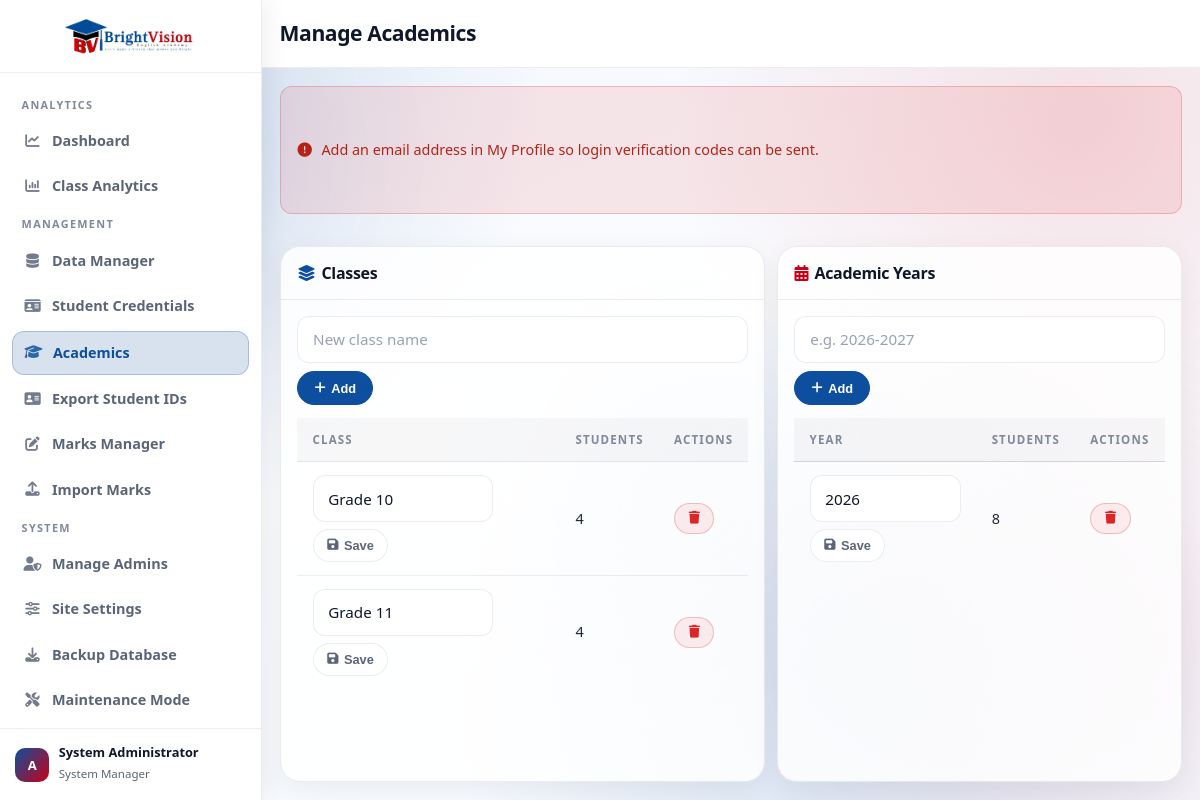
/admin/manage_academics.php (signed in), run on the app's committed database.
### tables this page shows
CREATE TABLE IF NOT EXISTS `classes` (
  `id` INT AUTO_INCREMENT PRIMARY KEY,
  `class_name` VARCHAR(50) NOT NULL UNIQUE
);

CREATE TABLE IF NOT EXISTS `academic_years` (
  `id` INT AUTO_INCREMENT PRIMARY KEY,
  `year_name` VARCHAR(20) NOT NULL UNIQUE
);

### admin/admin_auth.php (called while the page is built, shortened)
<?php
if (!function_exists('admin_permissions')) {
    function admin_permissions(): array
    {
        $permissions = $_SESSION['admin_permissions'] ?? [];
        return is_array($permissions) ? $permissions : [];
    }
}
if (!function_exists('admin_can')) {
    function admin_can(string $permission): bool
    {
        $permissions = admin_permissions();
        return !empty($permissions[$permission]);
    }
}
if (!function_exists('admin_display_name')) {
    function admin_display_name(): string
    {
        $name = trim((string) ($_SESSION['admin_name'] ?? ''));
        if ($name !== '') {
            return $name;
        }
        $username = trim((string) ($_SESSION['admin_username'] ?? ''));
        return $username !== '' ? $username : 'Administrator';
    }
}

### admin/manage_academics.php (the view, shortened to what this page needs)
<?php
require_once '../config.php';
require_once 'admin_auth.php';
$flash = $_SESSION['admin_flash'] ?? null;
$classes = $pdo->query("SELECT c.id, c.class_name, COUNT(s.id) AS students FROM classes c LEFT JOIN students s ON s.class_id=c.id GROUP BY c.id, c.class_name ORDER BY c.class_name ASC")->fetchAll(PDO::FETCH_ASSOC);
$years = $pdo->query("SELECT y.id, y.year_name, COUNT(s.id) AS students FROM academic_years y LEFT JOIN students s ON s.academic_year_id=y.id GROUP BY y.id, y.year_name ORDER BY y.year_name DESC")->fetchAll(PDO::FETCH_ASSOC);
?>
<!DOCTYPE html>
<html lang="en">
<head>
    <link rel="preload" href="https://cdnjs.cloudflare.com/ajax/libs/font-awesome/6.5.0/css/all.min.css" as="style" onload="this.onload=null;this.rel='stylesheet'">
    <link rel="stylesheet" href="../css/style.css">
    <link rel="stylesheet" href="../css/admin.css">
</head>
<body>
<div class="bg-mesh"><div class="orb orb-1"></div><div class="orb orb-2"></div><div class="orb orb-3"></div></div>
<div class="admin-layout">
<aside class="sidebar" id="sidebar">
    <a href="dashboard" class="sb-header"><img src="../logo.png" alt="BrightVision" class="sb-logo"></a>
    <nav class="sb-nav">
        <div class="sb-label">Analytics</div>
        <a href="dashboard" class="sb-link"><i class="fas fa-chart-line"></i> Dashboard</a>
        <?php if (admin_can('view_analytics')): ?><a href="class_analytics" class="sb-link"><i class="fas fa-chart-column"></i> Class Analytics</a><?php endif; ?>
        <div class="sb-label">Management</div>
        <a href="manage_students" class="sb-link"><i class="fas fa-database"></i> Data Manager</a>
        <a href="student_credentials" class="sb-link"><i class="fas fa-id-card"></i> Student Credentials</a>
        <a href="manage_academics" class="sb-link active"><i class="fas fa-graduation-cap"></i> Academics</a>
                    <a href="export_student_ids" class="sb-link"><i class="fas fa-address-card"></i> Export Student IDs</a>
        <?php if (admin_can('manage_marks')): ?><a href="manage_marks" class="sb-link"><i class="fas fa-pen-to-square"></i> Marks Manager</a><?php endif; ?>
        <?php if (admin_can('import_csv')): ?><a href="import_csv" class="sb-link"><i class="fas fa-upload"></i> Import Marks</a><?php endif; ?>
        <div class="sb-label">System</div>
        <?php if (admin_can('manage_admins')): ?><a href="manage_admins" class="sb-link"><i class="fas fa-user-shield"></i> Manage Admins</a><?php endif; ?>
        <?php if (admin_can('manage_site_settings')): ?><a href="site_settings" class="sb-link"><i class="fas fa-sliders"></i> Site Settings</a><?php endif; ?>
        <?php if (admin_can('backup_db')): ?><a href="backup_database" class="sb-link"><i class="fas fa-download"></i> Backup Database</a><?php endif; ?>
        <?php if (admin_can('maintenance_mode')): ?><a href="maintenance" class="sb-link"><i class="fas fa-screwdriver-wrench"></i> Maintenance Mode</a><?php endif; ?>
        <a href="profile" class="sb-link"><i class="fas fa-user-gear"></i> My Profile</a>
    </nav>
    <div class="sb-profile"><div class="sb-avatar">A</div><div class="sb-profile-text"><strong><?= htmlspecialchars(admin_display_name()) ?></strong><span>System Manager</span></div></div>
</aside>
<main class="admin-main">
    <div class="admin-topbar"><div class="topbar-left"><button class="sb-toggle" id="sbToggle"><i class="fas fa-bars"></i></button><h1>Manage Academics</h1></div></div>
    <div class="admin-body dashboard-stack">
        <?php if ($flash): ?><div class="msg <?= $flash['type']==='error' ? 'msg-error' : 'msg-success' ?>" style="display:flex;"><i class="fas <?= $flash['type']==='error' ? 'fa-circle-exclamation' : 'fa-check-circle' ?>"></i><?= htmlspecialchars($flash['text']) ?></div><?php endif; ?>
        <section class="management-grid reveal d1">
            <article class="dash-panel"><div class="panel-head"><h2><i class="fas fa-layer-group" style="color:var(--primary);"></i> Classes</h2></div><div class="panel-body">
                <form method="POST" class="form-inline" style="margin-bottom:0.8rem;"><input type="hidden" name="action" value="add_class"><input type="text" name="class_name" class="form-control" placeholder="New class name" required><button class="notion-btn notion-btn-primary" type="submit"><i class="fas fa-plus"></i> Add</button></form>
                <div class="table-scroll"><table class="glass-table"><thead><tr><th>Class</th><th>Students</th><th>Actions</th></tr></thead><tbody>
                <?php foreach ($classes as $class): ?>
                    <tr>
                        <td>
                            <form method="POST" class="form-inline" style="gap:0.45rem;align-items:center;">
                                <input type="text" name="class_name" class="form-control" value="<?= htmlspecialchars($class['class_name']) ?>" style="max-width:180px;">
                                <button class="notion-btn notion-btn-ghost notion-btn-sm" type="submit"><i class="fas fa-floppy-disk"></i> Save</button>
                            </form>
                        </td>
                        <td><?= (int) $class['students'] ?></td>
                        <td><form method="POST" onsubmit="return confirm('Delete class and related students?');"><button class="notion-btn notion-btn-danger notion-btn-sm" type="submit"><i class="fas fa-trash"></i></button></form></td>
                    </tr>
                <?php endforeach; ?>
                </tbody></table></div>
            </div></article>
            <article class="dash-panel"><div class="panel-head"><h2><i class="fas fa-calendar-days" style="color:var(--accent);"></i> Academic Years</h2></div><div class="panel-body">
                <form method="POST" class="form-inline" style="margin-bottom:0.8rem;"><input type="hidden" name="action" value="add_year"><input type="text" name="year_name" class="form-control" placeholder="e.g. 2026-2027" required><button class="notion-btn notion-btn-primary" type="submit"><i class="fas fa-plus"></i> Add</button></form>
                <div class="table-scroll"><table class="glass-table"><thead><tr><th>Year</th><th>Students</th><th>Actions</th></tr></thead><tbody>
                <?php foreach ($years as $year): ?>
                    <tr>
                        <td>
                            <form method="POST" class="form-inline" style="gap:0.45rem;align-items:center;">
                                <input type="text" name="year_name" class="form-control" value="<?= htmlspecialchars($year['year_name']) ?>" style="max-width:180px;">
                                <button class="notion-btn notion-btn-ghost notion-btn-sm" type="submit"><i class="fas fa-floppy-disk"></i> Save</button>
                            </form>
                        </td>
                        <td><?= (int) $year['students'] ?></td>
                        <td><form method="POST" onsubmit="return confirm('Delete year and related students?');"><button class="notion-btn notion-btn-danger notion-btn-sm" type="submit"><i class="fas fa-trash"></i></button></form></td>
                    </tr>
                <?php endforeach; ?>
                </tbody></table></div>
            </div></article>
        </section>
    </div>
</main>
</div>
</body>
</html>

### css/style.css (style rules this page uses)
:root { --bg-base: #f3f6fc; --bg-soft: #fafcff; --glass-bg: rgba(255, 255, 255, 0.8); --glass-solid: #ffffff; --glass-border: rgba(17, 24, 39, 0.08); --glass-hover: rgba(15, 23, 42, 0.04); --text-main: #0f172a; --text-dark: #1f2937; --text-muted: #5b6578; --text-soft: #7f899c; --primary: #0d4f9e; --primary-strong: #093f7d; --primary-glow: rgba(13, 79, 158, 0.24); --accent: #c70017; --accent-strong: #9f0012; --accent-glow: rgba(199, 0, 23, 0.2); --success: #0f9d58; --warning: #d97706; --danger: #dc2626; --radius-xl: 28px; --radius-lg: 20px; --radius: 14px; --radius-sm: 10px; --font-heading: 'Trebuchet MS', 'Segoe UI', 'Candara', sans-serif; --font-body: 'Segoe UI', 'Verdana', 'Tahoma', sans-serif; --shadow-soft: 0 8px 28px rgba(15, 23, 42, 0.06); --shadow-card: 0 14px 34px rgba(15, 23, 42, 0.08); --transition: 0.28s cubic-bezier(0.16, 1, 0.3, 1); }
* { box-sizing: border-box; margin: 0; padding: 0; }
html, body { min-height: 100%; }
body { font-family: var(--font-body); color: var(--text-main); line-height: 1.55; background: var(--bg-base); overflow-x: hidden; position: relative; }
a { color: inherit; }
.bg-mesh { position: fixed; inset: 0; z-index: -2; overflow: hidden; background: radial-gradient(circle at 8% 10%, rgba(13, 79, 158, 0.14), transparent 34%), radial-gradient(circle at 90% 15%, rgba(199, 0, 23, 0.1), transparent 32%), radial-gradient(circle at 70% 85%, rgba(13, 79, 158, 0.14), transparent 36%), linear-gradient(160deg, #f3f6fc 0%, #fafcff 48%, #f5f8fe 100%); }
.bg-mesh::after { content: ''; position: absolute; inset: 0; background-image: radial-gradient(rgba(15, 23, 42, 0.04) 0.7px, transparent 0.7px); background-size: 18px 18px; opacity: 0.32; pointer-events: none; }
.orb { position: absolute; border-radius: 50%; filter: blur(72px); opacity: 0.5; animation: drift 18s ease-in-out infinite alternate; }
.orb-2 { width: 52vw; height: 52vw; right: -16%; bottom: -18%; background: radial-gradient(circle, rgba(199, 0, 23, 0.2) 0%, transparent 70%); animation-delay: -6s; }
.orb-3 { width: 34vw; height: 34vw; right: 26%; top: 34%; background: radial-gradient(circle, rgba(13, 79, 158, 0.16) 0%, transparent 64%); animation-delay: -11s; }
h1, h2, h3, h4, h5, h6 { font-family: var(--font-heading); color: var(--text-main); letter-spacing: -0.02em; }
.form-control { width: 100%; border: 1px solid var(--glass-border); border-radius: 12px; background: #ffffff; color: var(--text-main); padding: 0.78rem 0.92rem; font-family: var(--font-body); font-size: 0.95rem; transition: var(--transition); }
.form-control::placeholder { color: #98a2b3; }
.table-scroll { overflow-x: auto; }
.glass-table { width: 100%; border-collapse: collapse; }
.glass-table th, .glass-table td { padding: 0.8rem 0.95rem; text-align: left; border-bottom: 1px solid var(--glass-border); }
.glass-table th { font-size: 0.72rem; letter-spacing: 0.1em; text-transform: uppercase; font-weight: 700; color: var(--text-soft); background: rgba(15, 23, 42, 0.03); }
.glass-table td { color: var(--text-dark); font-size: 0.9rem; }
.glass-table tbody tr:last-child td { border-bottom: none; }
.msg { display: flex; align-items: center; gap: 0.6rem; padding: 0.85rem 1rem; border-radius: 12px; font-size: 0.9rem; margin-bottom: 0.9rem; }
.msg-error { background: rgba(220, 38, 38, 0.1); border: 1px solid rgba(220, 38, 38, 0.24); color: #b42318; display: none; }
.reveal { opacity: 0; transform: translateY(18px); animation: floatUp 0.55s cubic-bezier(0.16, 1, 0.3, 1) forwards; }
.d1 { animation-delay: 0.1s; }

### data on the page
classes: class_name "Grade 10", students "4"
classes: class_name "Grade 11", students "4"
academic_years: year_name "2026", students "8"

### other printed values
admin_display_name() "System Administrator"
$flash['text'] "Add an email address in My Profile so login verification codes can be sent."
